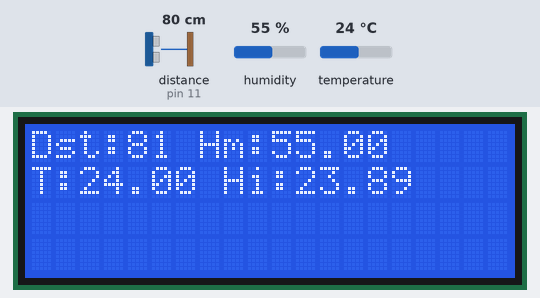
A sketch run on a simulated Arduino Uno, built with avr-gcc and run on an emulated ATmega328P. On the bench: 20×4 character LCD. The inputs (shaded band) are chosen by the test bench; at power-on: distance to the obstacle (sensor on pin 11) 80 cm, humidity 55 %, temperature 24 °C. The echo pulse lasts 58.3 µs per cm; what the sketch prints to the serial monitor is not drawn.

Above: at 3.2 s.
3.3 s: distance to the obstacle (sensor on pin 11) set to 2 cm
At 6.0 s:
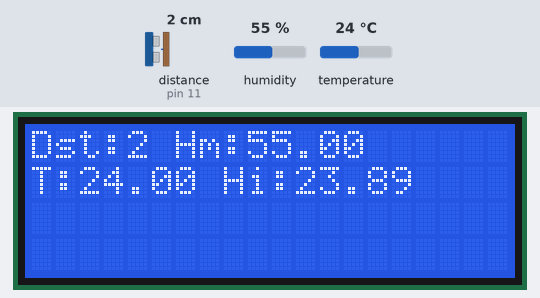
6.7 s: humidity set to 22 %
At 8.9 s:
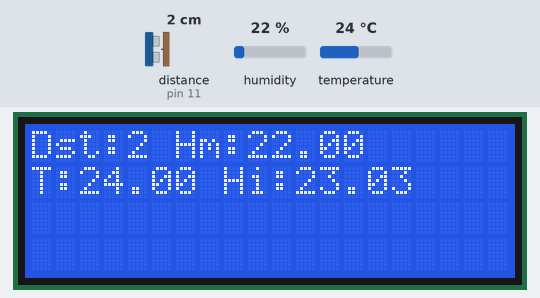
9.7 s: temperature set to 12 °C
At 10.6 s:
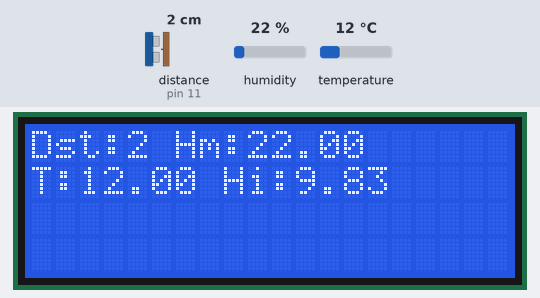
12.7 s: distance to the obstacle (sensor on pin 11) set to 4 cm
At 13.6 s:
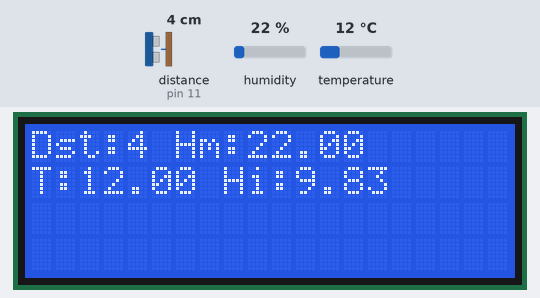
15.7 s: humidity set to 40 %
At 18.3 s:
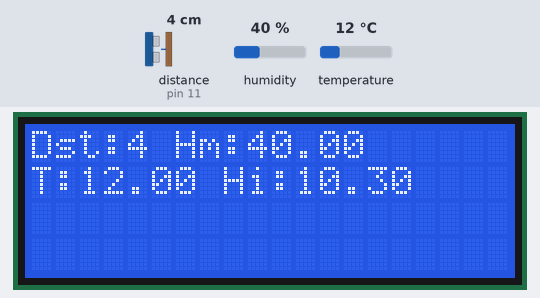
19.5 s: distance to the obstacle (sensor on pin 11) set to 9 cm
At 21.3 s:
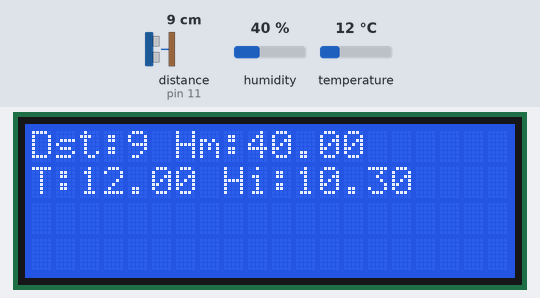
Timing chart, 0 to 22.8 s (numbered marks = the images above; inputs shaded):
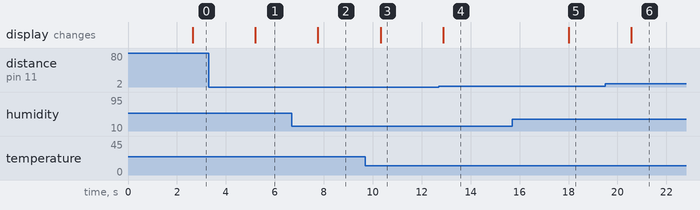

The sketch:

Distance_humidity.ino
```cpp
// ---------------------------------------------------------------------------
// ---------------------------------------------------------------------------
#include "DHT.h"
#include <NewPing.h>
#include <Wire.h>
#include <LiquidCrystal_I2C.h>

LiquidCrystal_I2C lcd(0x27, 20, 4); // set the LCD address to 0x27 for a 16 chars and 2 line display
//SDA goes to A4 analog pin
//SCL goes to A5 analog pin


#define TRIGGER_PIN  12  // Arduino pin tied to trigger pin on the ultrasonic sensor.
#define ECHO_PIN     11  // Arduino pin tied to echo pin on the ultrasonic sensor.
#define MAX_DISTANCE 500 // Maximum distance we want to ping for (in centimeters). Maximum sensor distance is rated at 400-500cm.

NewPing sonar(TRIGGER_PIN, ECHO_PIN, MAX_DISTANCE); // NewPing setup of pins and maximum distance.

int maxDist = 500;
int distance = 0;

#define DHTPIN 2     // Digital pin connected to the DHT sensor
#define DHTTYPE DHT11   // DHT 11
DHT dht(DHTPIN, DHTTYPE);
float h = 0; // humidity
float t = 0; // Read temperature as Celsius (the default)
float hic = 0; // Compute heat index in Celsius (isFahreheit = false)

void setup() {
  Serial.begin(9600); // Open serial monitor at 115200 baud to see ping results.
  dht.begin();
  lcd.init();
}

void loop() {
  delay(2500); // Wait 50ms between pings (about 20 pings/sec). 29ms should be the shortest delay between pings.

  distance = readDistance(maxDist);
  readDht11();

  Serial.print(distance); // distance
  Serial.print(",");
  Serial.print(h); //humidity
  Serial.print(",");
  Serial.print(t); //temparature in celcious
  Serial.print(",");
  Serial.println(hic); //heat index in celcious

  lcdDisplay();

  //delay(1000);
}

int readDistance(int maxDistance) {
  if (sonar.ping_cm() < maxDist && sonar.ping_cm() > 0) {
    return sonar.ping_cm();
  } else return maxDistance;
}

void readDht11() {
  h = dht.readHumidity();
  // Read temperature as Celsius (the default)
  t = dht.readTemperature();

  // Check if any reads failed and exit early (to try again).
  if (isnan(h) || isnan(t)) {
    Serial.println(F("Failed to read from DHT sensor!"));
    //return;
  }

  // Compute heat index in Celsius (isFahreheit = false)
  hic = dht.computeHeatIndex(t, h, false);
}

void lcdDisplay() {
  lcd.clear();
  lcd.backlight();
  lcd.setCursor(0,0);//sets cursor at the begining of first line
  lcd.print("Dst:");
  lcd.print(distance);
  lcd.print(" Hm:");
  lcd.print(h);
  lcd.setCursor(0,1); //set cursor at the begining of second line
  lcd.print("T:");
  lcd.print(t);
  lcd.print(" Hi:");
  lcd.print(hic);

}
```

Measured:
- after the input at 3.3 s, the display: changes after 1.9 s (image 1)
- after the input at 6.7 s, the display: changes after 1.1 s (image 2)
- after the input at 9.7 s, the display: changes after 0.62 s (image 3)
- after the input at 12.7 s, the display: changes after 0.18 s (image 4)
- after the input at 15.7 s, the display: changes after 2.3 s (image 5)
- after the input at 19.5 s, the display: changes after 1.1 s (image 6)
